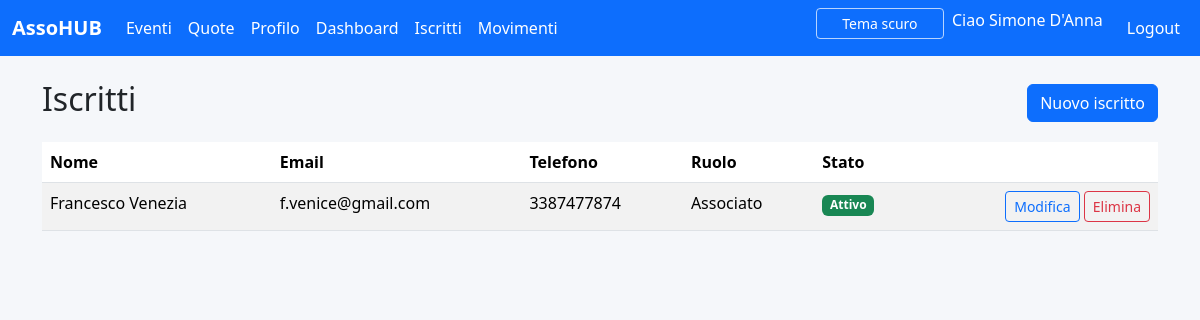
Page /iscritti/ (signed in) on the committed database.
### app/models.py (models this page shows, shortened)
class User(AbstractUser):
    ROLE_ASSOCIATO = Member.ROLE_ASSOCIATO
    ROLE_AMMINISTRATORE = Member.ROLE_AMMINISTRATORE
    ROLE_CHOICES = Member.ROLE_CHOICES
    role = models.CharField(max_length=20, choices=ROLE_CHOICES, default=ROLE_ASSOCIATO)
    member = models.OneToOneField(Member, on_delete=models.CASCADE, related_name="user", blank=True, null=True)
    @property
    def is_administrator(self) -> bool:
        return self.role == self.ROLE_AMMINISTRATORE
    @property
    def display_name(self) -> str:
        try:
            member = self.member
        except Member.DoesNotExist:
            member = None
        if member and member.full_name:
            return member.full_name
        full_name = self.get_full_name()
        return full_name or self.username

class Member(models.Model):
    ROLE_ASSOCIATO = "associato"
    ROLE_AMMINISTRATORE = "amministratore"
    ROLE_CHOICES = [
        (ROLE_ASSOCIATO, "Associato"),
        (ROLE_AMMINISTRATORE, "Amministratore"),
    ]
    first_name = models.CharField(max_length=150)
    last_name = models.CharField(max_length=150)
    email = models.EmailField(unique=True)
    phone = models.CharField(max_length=30, blank=True)
    role = models.CharField(max_length=20, choices=ROLE_CHOICES, default=ROLE_ASSOCIATO)
    active = models.BooleanField(default=True)
    class Meta:
        ordering = ["last_name", "first_name"]
    @property
    def full_name(self) -> str:
        return f"{self.first_name} {self.last_name}".strip()

### app/views.py (the view)
# urls.py: path("iscritti/", views.members_list, name="members_list"),
@admin_required
def members_list(request):
    members = Member.objects.all()
    return render(request, "members/list.html", {"members": members})

### app/utils.py (called while the page is built)
def admin_required(view_func: Callable):
    @wraps(view_func)
    def _wrapped_view(request: HttpRequest, *args, **kwargs) -> HttpResponse:
        user = request.user
        if not user.is_authenticated:
            return redirect(f"{reverse('login')}?next={request.path}")
        if not getattr(user, "is_administrator", False):
            messages.error(request, "Non hai i permessi per accedere a questa sezione.")
            return redirect("home")
        return view_func(request, *args, **kwargs)
    return _wrapped_view

### app/templates/members/list.html (shortened to what this page needs)
{% extends 'base.html' %}
{% block content %}
<div class="d-flex justify-content-between align-items-center mb-3">
    <h2>Iscritti</h2>
    <a href="{% url 'member_create' %}" class="btn btn-primary">Nuovo iscritto</a>
</div>
<table class="table table-striped">
    <thead>
        <tr>
            <th>Nome</th>
            <th>Email</th>
            <th>Telefono</th>
            <th>Ruolo</th>
            <th>Stato</th>
            <th></th>
        </tr>
    </thead>
    <tbody>
        {% for member in members %}
        <tr>
            <td>{{ member.full_name }}</td>
            <td>{{ member.email }}</td>
            <td>{{ member.phone }}</td>
            <td>{{ member.get_role_display }}</td>
            <td>
                {% if member.active %}
                <span class="badge text-bg-success">Attivo</span>
                {% else %}
                <span class="badge text-bg-secondary">Inattivo</span>
                {% endif %}
            </td>
            <td class="text-end">
                <a href="{% url 'member_update' member.pk %}" class="btn btn-sm btn-outline-primary">Modifica</a>
                <a href="{% url 'member_delete' member.pk %}" class="btn btn-sm btn-outline-danger">Elimina</a>
            </td>
        </tr>
        {% empty %}
        <tr><td colspan="6" class="text-center">Nessun iscritto presente.</td></tr>
        {% endfor %}
    </tbody>
</table>
{% endblock %}

### app/templates/base.html (shortened to what this page needs)
{% load static %}
<!DOCTYPE html>
<html lang="it">
<head>
    <link rel="stylesheet" href="https://cdn.jsdelivr.net/npm/bootstrap@5.3.3/dist/css/bootstrap.min.css">
    <link rel="stylesheet" href="{% static 'style.css' %}">
</head>
<body>
<nav class="navbar navbar-expand-lg navbar-dark bg-primary mb-4">
    <div class="container-fluid">
        <a class="navbar-brand" href="{% url 'home' %}">AssoHUB</a>
        <div class="collapse navbar-collapse" id="navbarNav">
            <ul class="navbar-nav me-auto">
                {% if user.is_authenticated %}
                <li class="nav-item"><a class="nav-link" href="{% url 'events_list' %}">Eventi</a></li>
                <li class="nav-item"><a class="nav-link" href="{% url 'fees_list' %}">Quote</a></li>
                <li class="nav-item"><a class="nav-link" href="{% url 'profile' %}">Profilo</a></li>
                {% if user.is_administrator %}
                <li class="nav-item"><a class="nav-link" href="{% url 'dashboard' %}">Dashboard</a></li>
                <li class="nav-item"><a class="nav-link" href="{% url 'members_list' %}">Iscritti</a></li>
                <li class="nav-item"><a class="nav-link" href="{% url 'transactions_list' %}">Movimenti</a></li>
                {% endif %}
                {% endif %}
            </ul>
            <ul class="navbar-nav">
                <li class="nav-item">
                    <button type="button" id="theme-toggle" class="btn btn-outline-light btn-sm me-2" aria-pressed="false">Tema scuro</button>
                </li>
                {% if user.is_authenticated %}
                <li class="nav-item"><span class="navbar-text me-3">Ciao {{ user.display_name }}</span></li>
                <li class="nav-item"><a class="nav-link" href="{% url 'logout' %}">Logout</a></li>
                {% else %}
                <li class="nav-item"><a class="nav-link" href="{% url 'login' %}">Login</a></li>
                {% endif %}
            </ul>
        </div>
    </div>
</nav>
<div class="container">
    {% block content %}{% endblock %}
</div>
</body>
</html>

### app/static/style.css (style rules this page uses)
:root { --asso-body-bg: #f5f7fa; --asso-text-color: #212529; --asso-card-bg: #ffffff; --asso-card-border: rgba(0, 0, 0, 0.08); --asso-navbar-bg: #0d6efd; --asso-navbar-text: #ffffff; --asso-error-bg: #fde2e1; --asso-error-border: #dc3545; --asso-error-text: #842029; --asso-input-bg: #ffffff; --asso-input-border: #ced4da; --asso-input-text: #212529; --asso-link-color: #0d6efd; --asso-link-hover: #0b5ed7; }
.navbar-brand { font-weight: bold; }
body { background-color: var(--asso-body-bg); color: var(--asso-text-color); transition: background-color 0.3s ease, color 0.3s ease; min-height: 100vh; }
.navbar { background-color: var(--asso-navbar-bg) !important; transition: background-color 0.3s ease; }
.navbar .navbar-brand, .navbar .nav-link, .navbar .navbar-text { color: var(--asso-navbar-text) !important; transition: color 0.3s ease; }
h1, h2, h3, h4, h5, h6 { color: var(--asso-text-color); }
a { color: var(--asso-link-color); transition: color 0.3s ease; }
.table { color: var(--asso-text-color); }
#theme-toggle { min-width: 8rem; color: var(--asso-navbar-text) !important; border-color: rgba(255, 255, 255, 0.7) !important; }

### rows in the picture
User: display_name "Simone D'Anna"
Member: full_name "Francesco Venezia", email "f.venice@gmail.com", phone "3387477874", role "Associato", active "Attivo"
